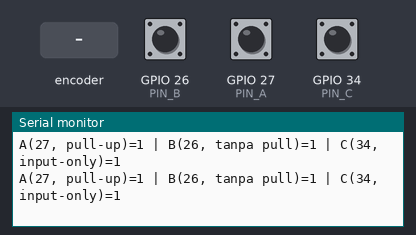
The sketch below on a simulated ESP32. On the bench: the last lines printed to the serial monitor. The inputs (shaded band) are chosen by the test bench; at power-on: GPIO 34 (PIN_C) HIGH, GPIO 26 (PIN_B) HIGH, GPIO 27 (PIN_A) HIGH.

Above: at 1.8 s.
1.9 s: GPIO 34 (PIN_C) pulled LOW for 0.6 s
At 2.4 s:
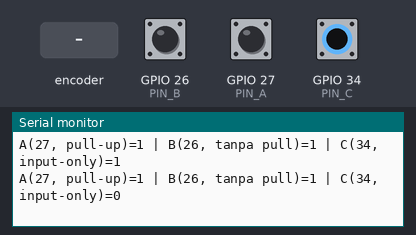
4.0 s: rotary encoder on GPIO 27 (PIN_A) / GPIO 26 (PIN_B) turned 1 step (first pin leading)
At 4.4 s:
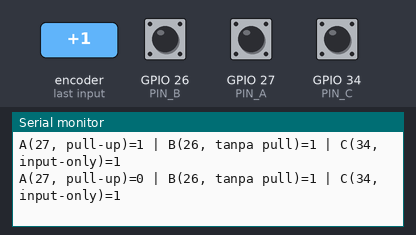

The sketch:

SudahSketch.ino
```cpp
const char NIM[] = "21120124120020";

const int PIN_A = 27; // INPUT_PULLUP internal
const int PIN_B = 26; // INPUT_PULLUP internal (sudah diperbaiki)
const int PIN_C = 34; // INPUT_PULLUP (tetap memunculkan galat, ditarik R luar 10k ke 3V3)

void setup() {
  Serial.begin(115200);
  Serial.printf("NIM %s | P09-C\n", NIM);

  pinMode(PIN_A, INPUT_PULLUP);
  pinMode(PIN_B, INPUT_PULLUP);
  pinMode(PIN_C, INPUT_PULLUP);
}

void loop() {
  int a = digitalRead(PIN_A);
  int b = digitalRead(PIN_B);
  int c = digitalRead(PIN_C);

  Serial.printf("A(27, pull-up)=%d | B(26, tanpa pull)=%d | C(34, input-only)=%d\n", a, b, c);
  delay(500);
}
```

Measured:
- after the input at 1.9 s, the serial monitor: prints a new line after 0.10 s (image 1)
- after the input at 4.0 s, the serial monitor: prints a new line at once (image 2)
